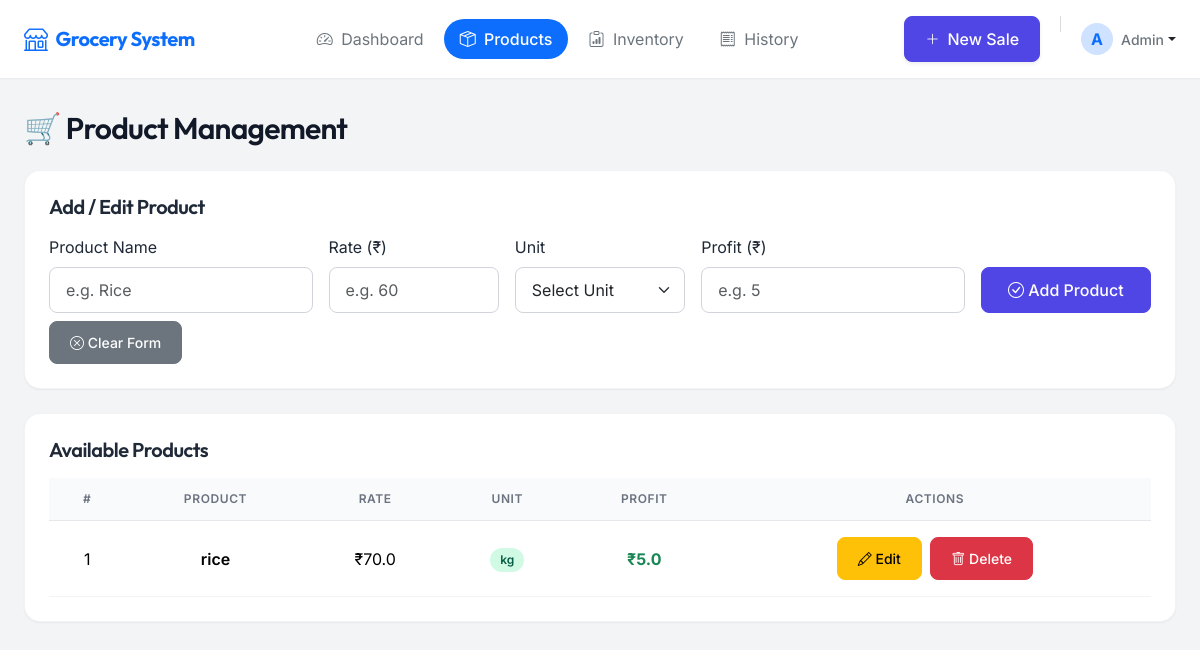
/product, run on an earlier commit of the app's database.
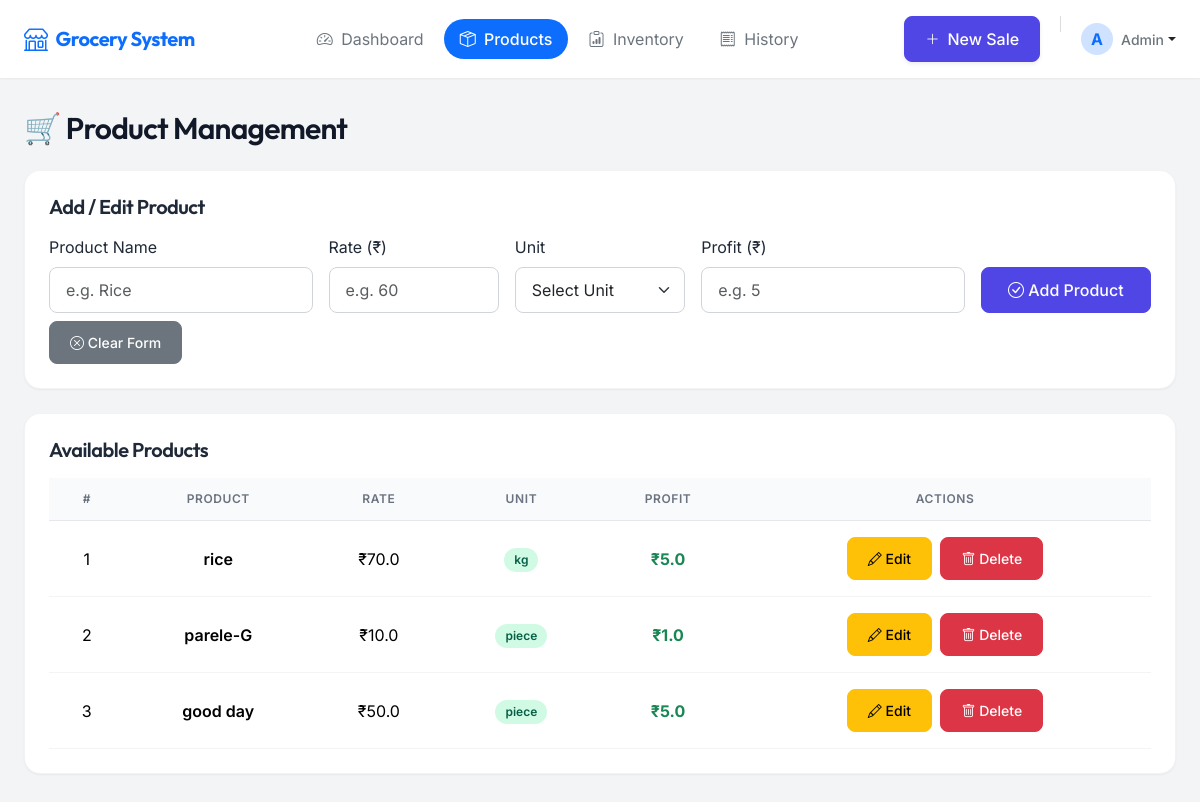
And on a later commit of the database.
### models.py (models this page shows)
class Product(db.Model):
    __tablename__ = 'products'
    product_id = db.Column(db.Integer, primary_key=True)
    product_name = db.Column(db.String(200), nullable=False)
    rate = db.Column(db.Float, nullable=False)
    unit = db.Column(db.String(50), nullable=False)  # kg / litre / pcs
    profit = db.Column(db.Float, nullable=False, default=0.0)
    inventory = db.relationship(
        'Inventory',
        backref='product',
        uselist=False,
        cascade='all, delete-orphan'
    )

### app.py (the view)
@app.route('/product')
def product():
    products = Product.query.all()
    return render_template("product.html", products=products)

### app.py (called while the page is built)
@app.before_request
def log_request_info():
    print(f"\n[{datetime.now().strftime('%Y-%m-%d %H:%M:%S')}] {request.method} {request.path}")
    if request.method == 'POST':
        print(f"POST Data: {dict(request.form)}")
    print("-" * 50)

### templates/product.html (shortened to what this page needs)
{% extends "base.html" %}
{% block content %}
{% include 'owner-navbar.html' %}
<div class="page-container">
  <h2 class="page-title mb-4">🛒 Product Management</h2>
  <div class="section-card mb-4">
    <h5 class="fw-semibold mb-3">Add / Edit Product</h5>
    <form method="POST" action="/update_product" enctype="application/x-www-form-urlencoded">
      <div class="row g-3 align-items-end">
        <div class="col-md-3">
          <label class="form-label">Product Name</label>
          <input type="text" name="product_name" id="product_name" class="form-control" placeholder="e.g. Rice"
            required>
        </div>
        <div class="col-md-2">
          <label class="form-label">Rate (₹)</label>
          <input type="number" name="rate" id="product_rate" class="form-control" placeholder="e.g. 60" step="0.01"
            required>
        </div>
        <div class="col-md-2">
          <label class="form-label">Unit</label>
          <select name="unit" id="product_unit" class="form-select" required>
            <option value="">Select Unit</option>
          </select>
        </div>
        <div class="col-md-3">
          <label class="form-label">Profit (₹)</label>
          <input type="number" name="profit" id="product_profit" class="form-control" placeholder="e.g. 5" step="0.01"
            required>
        </div>
        <div class="col-md-2 d-grid">
          <button type="submit" class="btn btn-primary" id="submit_btn">
            <i class="bi bi-check-circle"></i> <span id="submit_text">Add Product</span>
          </button>
        </div>
      </div>
      <div class="row mt-2">
        <div class="col-12">
          <button type="button" class="btn btn-secondary btn-sm" onclick="clearForm()">
            <i class="bi bi-x-circle"></i> Clear Form
          </button>
        </div>
      </div>
    </form>
  </div>
  <div class="section-card">
    <h5 class="fw-semibold mb-3">Available Products</h5>
    <div class="table-responsive">
      <table class="table table-hover align-middle text-center">
        <thead>
          <tr>
            <th>#</th>
            <th>Product</th>
            <th>Rate</th>
            <th>Unit</th>
            <th>Profit</th>
            <th>Actions</th>
          </tr>
        </thead>
        <tbody>
          {% if products %}
          {% for product in products %}
          <tr>
            <td>{{ loop.index }}</td>
            <td class="fw-semibold">{{ product.product_name }}</td>
            <td>₹{{ product.rate }}</td>
            <td><span class="badge badge-ok">{{ product.unit }}</span></td>
            <td><span class="text-success fw-bold">₹{{ product.profit }}</span></td>
            <td>
              <button type="button" class="btn btn-sm btn-warning action-btn me-1"
                data-product-id="{{ product.product_id }}" data-product-name="{{ product.product_name }}"
                data-product-rate="{{ product.rate }}" data-product-unit="{{ product.unit }}"
                data-product-profit="{{ product.profit }}" onclick="editProductFromButton(this)">
                <i class="bi bi-pencil"></i> Edit
              </button>
              <form method="POST" action="/delete_product" style="display: inline;"
                onsubmit="return confirm('Are you sure you want to delete this product?')">
                <button type="submit" class="btn btn-sm btn-danger action-btn">
                  <i class="bi bi-trash"></i> Delete
                </button>
              </form>
            </td>
          </tr>
          {% endfor %}
          {% else %}
          <tr>
            <td colspan="6" class="text-muted py-4">
              No products added yet. Use the form above to add products.
            </td>
          </tr>
          {% endif %}
        </tbody>
      </table>
    </div>
  </div>
</div>
{% endblock content %}

What changed in the data, as far as the page shows it:
added Product: product_name "parele-G", rate "10.0", unit "piece", profit "1.0"
added Product: product_name "good day", rate "50.0", unit "piece", profit "5.0"
